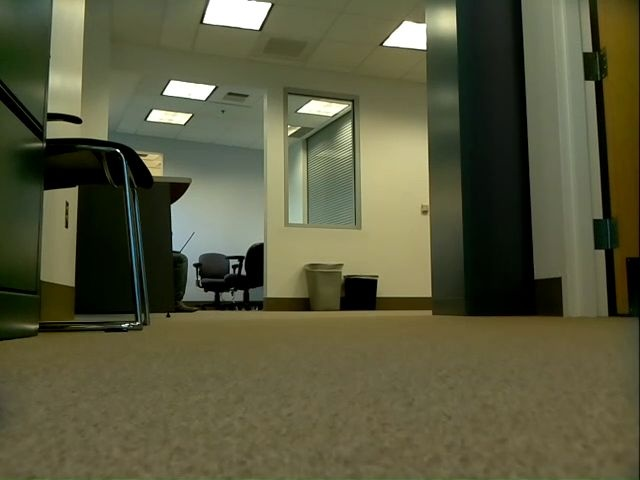
#> input picture computer_vision_examples/images/frame0000.jpg, 640 x 480 px, given in place of object.mp4, which was not available
$ python opencv_mean_shift.py
#> lines starting #> are read from the running program, lines starting #| are printed output that depends on the picture; after the words box and inside, x2 and y2 are one past the last pixel; in counts of white or black regions, pixels touching at a corner belong together; pictures that were not available may be replaced by others from this repository, and a replacement may not be noted
"""This script is openCV's implementation of mean shift from their documentation.
We have made some minor modifications to deal with errors, and to initialize the
starting positions of the objects to be tracked in our videos."""

import numpy as np
import cv2

# Set video name
video_name = 'object.mp4'

if video_name == 'ballislife.mp4':
    r,h,c,w = 130,50,355,50
elif video_name == 'object.mp4':
    r,h,c,w = 113,10,274,10

cap = cv2.VideoCapture(video_name)

# take first frame of the video
ret,frame = cap.read()
#> frame is the input picture: shape (480, 640, 3); mean B, G, R 62.6, 90, 90.2

# setup initial location of window
track_window = (c,r,w,h)

# set up the ROI for tracking
roi = frame[r:r+h, c:c+w]
hsv_roi =  cv2.cvtColor(roi, cv2.COLOR_BGR2HSV)
mask = cv2.inRange(hsv_roi, np.array((0., 60.,32.)), np.array((180.,255.,255.)))
roi_hist = cv2.calcHist([hsv_roi],[0],mask,[180],[0,180])
#> roi_hist = 180 values, max 64 at index 30, min 0 at index 0, mean 0.533
cv2.normalize(roi_hist,roi_hist,0,255,cv2.NORM_MINMAX)

# Setup the termination criteria, either 10 iteration or move by atleast 1 pt
term_crit = ( cv2.TERM_CRITERIA_EPS | cv2.TERM_CRITERIA_COUNT, 10, 1 )

while(1):
    ret ,frame = cap.read()

    if ret == True:
        hsv = cv2.cvtColor(frame, cv2.COLOR_BGR2HSV)
#> hsv: shape (480, 640, 3); mean H, S, V 35, 104.8, 93.6
        dst = cv2.calcBackProject([hsv],[0],roi_hist,[0,180],1)
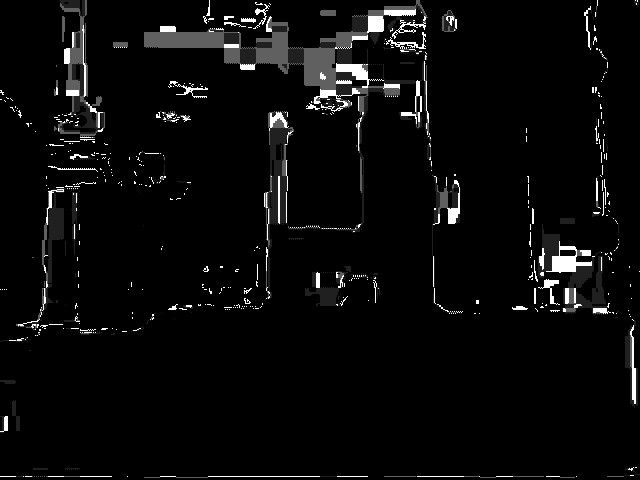
#> dst: shape (480, 640); min 0, max 255, mean 10.3

        # apply meanshift to get the new location
        ret, track_window = cv2.meanShift(dst, track_window, term_crit)
#> ret = 1; track_window = (273, 112, 10, 10)

        # Draw it on image
        x,y,w,h = track_window
#> x = 273; y = 112; w = 10; h = 10
        cv2.rectangle(frame, (x,y), (x+w,y+h), 255,2)
#> frame: shape (480, 640, 3); 0.04% of pixels changed, all inside (x1, y1, x2, y2) = (272, 111, 285, 124)

        cv2.imshow('frame', frame)
        raw_input()

        k = cv2.waitKey(60) & 0xff
#> (key Esc is pressed here)
        if k == 27:
            break
        else:
            cv2.imwrite(chr(k)+".jpg", frame)

    else:
        break

cv2.destroyAllWindows()
cap.release()

$ run again, on computer_vision_examples/images/frame0001.jpg
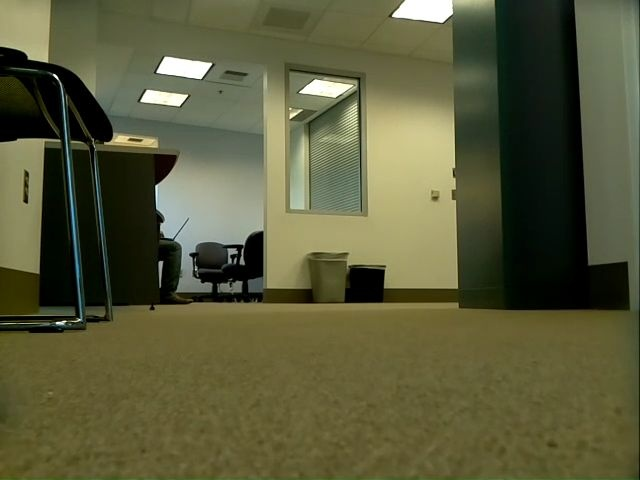
#> input picture computer_vision_examples/images/frame0001.jpg, 640 x 480 px, given in place of object.mp4, which was not available
#> frame is the input picture: shape (480, 640, 3); mean B, G, R 59.4, 90.9, 90.4
#> roi_hist = 180 values, max 50 at index 28, min 0 at index 0, mean 0.556
#> hsv: shape (480, 640, 3); mean H, S, V 36, 115.6, 93.8
#> `dst = cv2.calcBackProject([hsv],[0],roi_hist,[0,180],1)`:
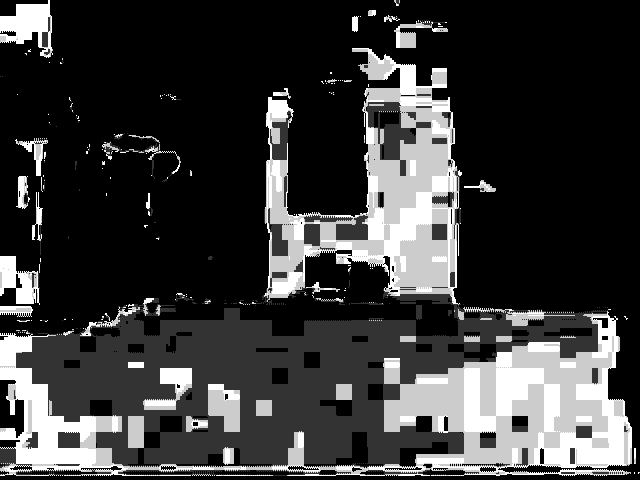
#> dst: shape (480, 640); min 0, max 255, mean 57.3
#> ret = 5; track_window = (274, 108, 10, 10)
#> x = 274; y = 108; w = 10
#> frame: shape (480, 640, 3); 0.04% of pixels changed, all inside (x1, y1, x2, y2) = (273, 107, 286, 120)
